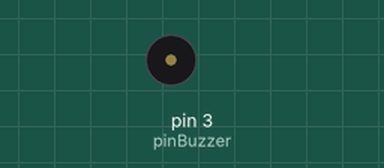
Bench run of a sketch on a simulated Arduino Uno, built with avr-gcc and run on an emulated ATmega328P. Parts: buzzer (waves = sounding).

Above: at 0.28 s.
At 10.22 s:
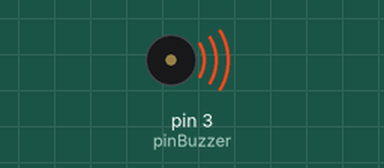
Timing chart, 0 to 11.9 s (numbered marks = the images above):
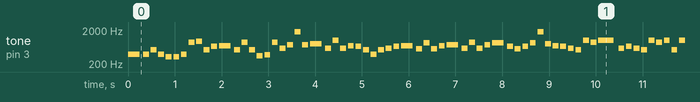

The sketch:

CancionAlana.ino
```cpp
/*
 Name:		CancionAlana.ino
 Created:	25/01/2017 21:26:59
 Author:	Calata
*/
#include "Pitches.h"
// Esta son las notas
int melody[] = {
	NOTE_G4, NOTE_G4, NOTE_C5, NOTE_G4, NOTE_E4,
	NOTE_E4, NOTE_G4, NOTE_A5, NOTE_AS5, NOTE_C5, NOTE_E5,
	NOTE_F5, NOTE_C5, NOTE_A5, NOTE_C5, NOTE_F4,
	NOTE_FS4, NOTE_A5, NOTE_D5, NOTE_FS5, NOTE_A6,NOTE_FS5,
	NOTE_G5, NOTE_D5, NOTE_B5,NOTE_D5,NOTE_F5,
	NOTE_E5, NOTE_C5, NOTE_G4, NOTE_C5, NOTE_D5, NOTE_E5,
	NOTE_F5, NOTE_CS5, NOTE_GS5, NOTE_CS5, NOTE_F5,
	NOTE_FS5, NOTE_D5, NOTE_A5, NOTE_D5, NOTE_FS5,
	NOTE_GS5,NOTE_E5,NOTE_CS5,NOTE_E5,NOTE_GS5,
	NOTE_A6,NOTE_G5,NOTE_F5,NOTE_E5,NOTE_D5,NOTE_C5,
	NOTE_B5, NOTE_A5, NOTE_B5, NOTE_D5,
	NOTE_E5,NOTE_D5,NOTE_C5,NOTE_B5,NOTE_A5,NOTE_B5,
	NOTE_C5,NOTE_B5,NOTE_A5,NOTE_G4,NOTE_F4,NOTE_G4,
	NOTE_A5,NOTE_G4,NOTE_F4,NOTE_E4,NOTE_F4,NOTE_A5,
	NOTE_GS4,NOTE_E4,NOTE_F4,NOTE_E4,NOTE_GS4,NOTE_E4,
	NOTE_A5, 0

};

// 4 negra, 8 corchea, 3 negra con punto
int noteDurations[] = {
	4, 8, 8, 8, 8,
	8, 8, 8, 8, 8, 8,
	4, 8, 8, 8, 8,
	8, 8, 8, 8, 8, 8,
	4, 8, 8, 8, 8,
	8, 8, 8, 8, 8, 8,
	4, 8, 8, 8, 8,
	4, 8, 8, 8, 8,
	4, 8, 8, 8, 8,
	8, 8, 8, 8, 8, 8,
	8, 8, 3, 8,
	8, 8, 8, 8, 8, 8,
	8, 8, 8, 8, 8, 8,
	8, 8, 8, 8, 8, 8,
	8, 8, 8, 8, 8, 8,
	8, 2
};
int tamano = 84;
int pinBuzzer = 3;

void setup() {

}

void loop() {
	for (int thisNote = 0; thisNote < tamano; thisNote++) {

		int noteDuration = 1000 / noteDurations[thisNote];
		tone(pinBuzzer, melody[thisNote], noteDuration);
		int pauseBetweenNotes = noteDuration * 1.30;
		delay(pauseBetweenNotes);
		noTone(pinBuzzer);
	}
	delay(3000);
}
```

Pitches.h
```cpp
/*************************************************
* Public Constants
*************************************************/

#define NOTE_B0  31
#define NOTE_C1  33
#define NOTE_CS1 35
#define NOTE_D1  37
#define NOTE_DS1 39
#define NOTE_E1  41
#define NOTE_F1  44
#define NOTE_FS1 46
#define NOTE_G1  49
#define NOTE_GS1 52
#define NOTE_A1  55
#define NOTE_AS1 58
#define NOTE_B1  62
#define NOTE_C2  65
#define NOTE_CS2 69
#define NOTE_D2  73
#define NOTE_DS2 78
#define NOTE_E2  82
#define NOTE_F2  87
#define NOTE_FS2 93
#define NOTE_G2  98
#define NOTE_GS2 104
#define NOTE_A2  110
#define NOTE_AS2 117
#define NOTE_B2  123
#define NOTE_C3  131
#define NOTE_CS3 139
#define NOTE_D3  147
#define NOTE_DS3 156
#define NOTE_E3  165
#define NOTE_F3  175
#define NOTE_FS3 185
#define NOTE_G3  196
#define NOTE_GS3 208
#define NOTE_A3  220
#define NOTE_AS3 233
#define NOTE_B3  247
#define NOTE_C4  262
#define NOTE_CS4 277
#define NOTE_D4  294
#define NOTE_DS4 311
#define NOTE_E4  330
#define NOTE_F4  349
#define NOTE_FS4 370
#define NOTE_G4  392
#define NOTE_GS4 415
#define NOTE_A4  440
#define NOTE_AS4 466
#define NOTE_B4  494
#define NOTE_C5  523
#define NOTE_CS5 554
#define NOTE_D5  587
#define NOTE_DS5 622
#define NOTE_E5  659
#define NOTE_F5  698
#define NOTE_FS5 740
#define NOTE_G5  784
#define NOTE_GS5 831
#define NOTE_A5  880
#define NOTE_AS5 932
#define NOTE_B5  988
#define NOTE_C6  1047
#define NOTE_CS6 1109
#define NOTE_D6  1175
#define NOTE_DS6 1245
#define NOTE_E6  1319
#define NOTE_F6  1397
#define NOTE_FS6 1480
#define NOTE_G6  1568
#define NOTE_GS6 1661
#define NOTE_A6  1760
#define NOTE_AS6 1865
#define NOTE_B6  1976
#define NOTE_C7  2093
#define NOTE_CS7 2217
#define NOTE_D7  2349
#define NOTE_DS7 2489
#define NOTE_E7  2637
#define NOTE_F7  2794
#define NOTE_FS7 2960
#define NOTE_G7  3136
#define NOTE_GS7 3322
#define NOTE_A7  3520
#define NOTE_AS7 3729
#define NOTE_B7  3951
#define NOTE_C8  4186
#define NOTE_CS8 4435
#define NOTE_D8  4699
#define NOTE_DS8 4978
```

Measured:
- by itself, tone on pin 3 (pinBuzzer): plays 392 Hz for 0.25 s, 392 Hz for 0.13 s, 523 Hz for 0.13 s, 392 Hz for 0.13 s, 330 Hz for 0.13 s, 330 Hz for 0.13 s … (590 notes in this stretch)
